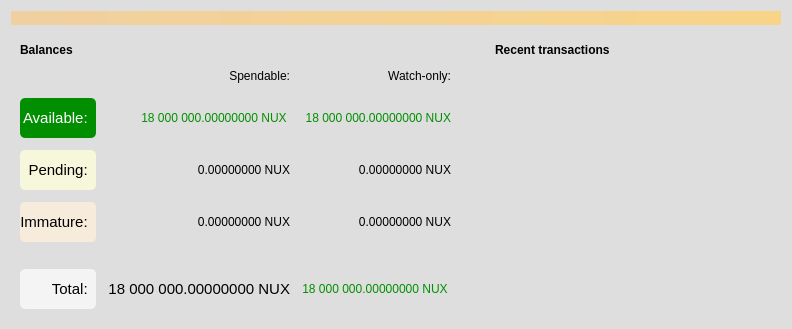
<?xml version="1.0" encoding="UTF-8"?>
<ui version="4.0">
 <class>OverviewPage</class>
 <widget class="QWidget" name="OverviewPage">
  <property name="geometry">
   <rect>
    <x>0</x>
    <y>0</y>
    <width>792</width>
    <height>318</height>
   </rect>
  </property>
  <property name="windowTitle">
   <string>Form</string>
  </property>
  <property name="autoFillBackground">
   <bool>false</bool>
  </property>
  <property name="styleSheet">
   <string notr="true">background-color: rgb(222, 222, 222);border-radius: 5px;</string>
  </property>
  <layout class="QVBoxLayout" name="topLayout">
   <item>
    <widget class="QLabel" name="labelAlerts">
     <property name="visible">
      <bool>false</bool>
     </property>
     <property name="styleSheet">
      <string notr="true">QLabel { background-color: qlineargradient(x1: 0, y1: 0, x2: 1, y2: 0, stop:0 #F0D0A0, stop:1 #F8D488); color:#000000;border-radius: 0px;}</string>
     </property>
     <property name="wordWrap">
      <bool>true</bool>
     </property>
     <property name="margin">
      <number>3</number>
     </property>
     <property name="textInteractionFlags">
      <set>Qt::TextSelectableByMouse</set>
     </property>
    </widget>
   </item>
   <item>
    <layout class="QHBoxLayout" name="horizontalLayout" stretch="1,1">
     <item>
      <layout class="QVBoxLayout" name="verticalLayout_2">
       <item>
        <widget class="QFrame" name="frame">
         <property name="frameShape">
          <enum>QFrame::StyledPanel</enum>
         </property>
         <property name="frameShadow">
          <enum>QFrame::Raised</enum>
         </property>
         <layout class="QVBoxLayout" name="verticalLayout_4">
          <item>
           <layout class="QHBoxLayout" name="horizontalLayout_4">
            <item>
             <widget class="QLabel" name="label_5">
              <property name="font">
               <font>
                <weight>75</weight>
                <bold>true</bold>
               </font>
              </property>
              <property name="text">
               <string>Balances</string>
              </property>
             </widget>
            </item>
            <item>
             <widget class="QPushButton" name="labelWalletStatus">
              <property name="enabled">
               <bool>true</bool>
              </property>
              <property name="maximumSize">
               <size>
                <width>30</width>
                <height>16777215</height>
               </size>
              </property>
              <property name="toolTip">
               <string>The displayed information may be out of date. Your wallet automatically synchronizes with the Nusacoin network after a connection is established, but this process has not completed yet.</string>
              </property>
              <property name="text">
               <string/>
              </property>
              <property name="icon">
               <iconset resource="../nusacoin.qrc">
                <normaloff>:/icons/warning</normaloff>
                <disabledoff>:/icons/warning</disabledoff>:/icons/warning</iconset>
              </property>
              <property name="iconSize">
               <size>
                <width>24</width>
                <height>24</height>
               </size>
              </property>
              <property name="flat">
               <bool>true</bool>
              </property>
             </widget>
            </item>
            <item>
             <spacer name="horizontalSpacer_3">
              <property name="orientation">
               <enum>Qt::Horizontal</enum>
              </property>
              <property name="sizeHint" stdset="0">
               <size>
                <width>40</width>
                <height>20</height>
               </size>
              </property>
             </spacer>
            </item>
           </layout>
          </item>
          <item>
           <layout class="QGridLayout" name="gridLayout">
            <property name="spacing">
             <number>12</number>
            </property>
            <item row="5" column="0">
             <widget class="QLabel" name="labelTotalText">
              <property name="styleSheet">
               <string notr="true">background-color: rgb(244, 244, 244);</string>
              </property>
              <property name="font">
               <font>
                <pointsize>11</pointsize>
                <weight>55</weight>
                <bold>true</bold>
               </font>
              </property>
              <property name="text">
               <string>Total:  </string>
              </property>
              <property name="alignment">
               <set>Qt::AlignRight|Qt::AlignTrailing|Qt::AlignVCenter</set>
              </property>
             </widget>
            </item>
            <item row="4" column="2">
             <widget class="Line" name="lineWatchBalance">
              <property name="sizePolicy">
               <sizepolicy hsizetype="Preferred" vsizetype="Fixed">
                <horstretch>0</horstretch>
                <verstretch>0</verstretch>
               </sizepolicy>
              </property>
              <property name="minimumSize">
               <size>
                <width>140</width>
                <height>0</height>
               </size>
              </property>
              <property name="orientation">
               <enum>Qt::Horizontal</enum>
              </property>
             </widget>
            </item>
            <item row="1" column="0">
             <widget class="QLabel" name="labelBalanceText">
              <property name="baseSize">
               <size>
                <width>0</width>
                <height>0</height>
               </size>
              </property>
              <property name="font">
               <font>
                <pointsize>11</pointsize>
                <weight>60</weight>
                <bold>true</bold>
               </font>
              </property>
              <property name="styleSheet">
               <string notr="true">background-color: rgb(1, 143, 1);color: rgb(255, 255, 255);</string>
              </property>
              <property name="text">
               <string>Available:  </string>
              </property>
              <property name="alignment">
               <set>Qt::AlignRight|Qt::AlignTrailing|Qt::AlignVCenter</set>
              </property>
             </widget>
            </item>
            <item row="2" column="1">
             <widget class="QLabel" name="labelUnconfirmed">
              <property name="cursor">
               <cursorShape>IBeamCursor</cursorShape>
              </property>
              <property name="toolTip">
               <string>Total of transactions that have yet to be confirmed, and do not yet count toward the spendable balance</string>
              </property>
              <property name="text">
               <string notr="true">0.00000000 NUX</string>
              </property>
              <property name="alignment">
               <set>Qt::AlignRight|Qt::AlignTrailing|Qt::AlignVCenter</set>
              </property>
              <property name="textInteractionFlags">
               <set>Qt::LinksAccessibleByMouse|Qt::TextSelectableByKeyboard|Qt::TextSelectableByMouse</set>
              </property>
              <property name="styleSheet">
               <string notr="true">selection-background-color: rgb(1, 143, 1); selection-color:white;</string>
              </property>
             </widget>
            </item>
            <item row="1" column="3">
             <spacer name="verticalSpacer_3">
              <property name="orientation">
               <enum>Qt::Vertical</enum>
              </property>
              <property name="sizeType">
               <enum>QSizePolicy::Fixed</enum>
              </property>
              <property name="sizeHint" stdset="0">
               <size>
                <width>20</width>
                <height>40</height>
               </size>
              </property>
             </spacer>
            </item>
            <item row="0" column="0">
             <spacer name="horizontalSpacer_4">
              <property name="orientation">
               <enum>Qt::Horizontal</enum>
              </property>
              <property name="sizeHint" stdset="0">
               <size>
                <width>50</width>
                <height>20</height>
               </size>
              </property>
             </spacer>
            </item>
            <item row="4" column="0" colspan="2">
             <widget class="Line" name="line">
              <property name="orientation">
               <enum>Qt::Horizontal</enum>
              </property>
             </widget>
            </item>
            <item row="2" column="0">
             <widget class="QLabel" name="labelPendingText">
              <property name="styleSheet">
               <string notr="true">background-color: rgb(247, 247, 220);</string>
              </property>
              <property name="text">
               <string>Pending:  </string>
              </property>
              <property name="font">
               <font>
                <pointsize>11</pointsize>
                <weight>45</weight>
                <bold>true</bold>
               </font>
              </property>
              <property name="alignment">
               <set>Qt::AlignRight|Qt::AlignTrailing|Qt::AlignVCenter</set>
              </property>
             </widget>
            </item>
            <item row="3" column="0">
             <widget class="QLabel" name="labelImmatureText">
              <property name="styleSheet">
               <string notr="true">background-color: rgb(247, 236, 220);</string>
              </property>
              <property name="font">
               <font>
                <pointsize>11</pointsize>
                <weight>45</weight>
                <bold>true</bold>
               </font>
              </property>
              <property name="text">
               <string>Immature:  </string>
              </property>
              <property name="alignment">
               <set>Qt::AlignRight|Qt::AlignTrailing|Qt::AlignVCenter</set>
              </property>
             </widget>
            </item>
            <item row="5" column="1">
             <widget class="QLabel" name="labelTotal">
              <property name="cursor">
               <cursorShape>IBeamCursor</cursorShape>
              </property>
              <property name="font">
               <font>
                <pointsize>11</pointsize>
                <weight>55</weight>
                <bold>true</bold>
               </font>
              </property>
              <property name="styleSheet">
              <string notr="true">selection-background-color: rgb(1, 143, 1); selection-color:white;border-radius: 0px;</string>
              </property>
              <property name="toolTip">
               <string>Your current total balance</string>
              </property>
              <property name="text">
               <string notr="true">18 000 000.00000000 NUX</string>
              </property>
              <property name="alignment">
               <set>Qt::AlignRight|Qt::AlignTrailing|Qt::AlignVCenter</set>
              </property>
              <property name="textInteractionFlags">
               <set>Qt::LinksAccessibleByMouse|Qt::TextSelectableByKeyboard|Qt::TextSelectableByMouse</set>
              </property>
             </widget>
            </item>
            <item row="0" column="3">
             <spacer name="horizontalSpacer_2">
              <property name="orientation">
               <enum>Qt::Horizontal</enum>
              </property>
              <property name="sizeHint" stdset="0">
               <size>
                <width>40</width>
                <height>20</height>
               </size>
              </property>
             </spacer>
            </item>
            <item row="2" column="2">
             <widget class="QLabel" name="labelWatchPending">
              <property name="cursor">
               <cursorShape>IBeamCursor</cursorShape>
              </property>
              <property name="toolTip">
               <string>Unconfirmed transactions to watch-only addresses</string>
              </property>
              <property name="text">
               <string notr="true">0.00000000 NUX</string>
              </property>
              <property name="alignment">
               <set>Qt::AlignRight|Qt::AlignTrailing|Qt::AlignVCenter</set>
              </property>
              <property name="styleSheet">
               <string notr="true">selection-background-color: rgb(1, 143, 1); selection-color:white;</string>
              </property>
              <property name="textInteractionFlags">
               <set>Qt::LinksAccessibleByMouse|Qt::TextSelectableByKeyboard|Qt::TextSelectableByMouse</set>
              </property>
             </widget>
            </item>
            <item row="0" column="1">
             <widget class="QLabel" name="labelSpendable">
              <property name="text">
               <string>Spendable:</string>
              </property>
              <property name="alignment">
               <set>Qt::AlignRight|Qt::AlignTrailing|Qt::AlignVCenter</set>
              </property>
             </widget>
            </item>
            <item row="1" column="2">
             <widget class="QLabel" name="labelWatchAvailable">
              <property name="cursor">
               <cursorShape>IBeamCursor</cursorShape>
              </property>
              <property name="toolTip">
               <string>Your current balance in watch-only addresses</string>
              </property>
              <property name="styleSheet">
               <string notr="true">color: rgb(1, 143, 1);</string>
              </property>
              <property name="text">
               <string notr="true">18 000 000.00000000 NUX</string>
              </property>
              <property name="alignment">
               <set>Qt::AlignRight|Qt::AlignTrailing|Qt::AlignVCenter</set>
              </property>
              <property name="textInteractionFlags">
               <set>Qt::LinksAccessibleByMouse|Qt::TextSelectableByKeyboard|Qt::TextSelectableByMouse</set>
              </property>
             </widget>
            </item>
            <item row="3" column="2">
             <widget class="QLabel" name="labelWatchImmature">
              <property name="cursor">
               <cursorShape>IBeamCursor</cursorShape>
              </property>
              <property name="toolTip">
               <string>Mined balance in watch-only addresses that has not yet matured</string>
              </property>
              <property name="text">
               <string notr="true">0.00000000 NUX</string>
              </property>
              <property name="alignment">
               <set>Qt::AlignRight|Qt::AlignTrailing|Qt::AlignVCenter</set>
              </property>
              <property name="styleSheet">
               <string notr="true">selection-background-color: rgb(1, 143, 1); selection-color:white;border-radius: 0px;</string>
              </property>
              <property name="textInteractionFlags">
               <set>Qt::LinksAccessibleByMouse|Qt::TextSelectableByKeyboard|Qt::TextSelectableByMouse</set>
              </property>
             </widget>
            </item>
            <item row="1" column="1">
             <widget class="QLabel" name="labelBalance">
              <property name="cursor">
               <cursorShape>IBeamCursor</cursorShape>
              </property>
              <property name="toolTip">
               <string>Your current spendable balance</string>
              </property>
              <property name="styleSheet">
               <string notr="true">color: rgb(1, 143, 1); selection-background-color: rgb(1, 143, 1); selection-color:white;border-radius: 0px;</string>
              </property>
              <property name="text">
               <string notr="true">18 000 000.00000000 NUX </string>
              </property>
              <property name="textFormat">
               <enum>Qt::PlainText</enum>
              </property>
              <property name="alignment">
               <set>Qt::AlignRight|Qt::AlignTrailing|Qt::AlignVCenter</set>
              </property>
              <property name="textInteractionFlags">
               <set>Qt::LinksAccessibleByMouse|Qt::TextSelectableByKeyboard|Qt::TextSelectableByMouse</set>
              </property>
             </widget>
            </item>
            <item row="3" column="1">
             <widget class="QLabel" name="labelImmature">
              <property name="cursor">
               <cursorShape>IBeamCursor</cursorShape>
              </property>
              <property name="toolTip">
               <string>Mined balance that has not yet matured</string>
              </property>
              <property name="text">
               <string notr="true">0.00000000 NUX</string>
              </property>
              <property name="alignment">
               <set>Qt::AlignRight|Qt::AlignTrailing|Qt::AlignVCenter</set>
              </property>
              <property name="textInteractionFlags">
               <set>Qt::LinksAccessibleByMouse|Qt::TextSelectableByKeyboard|Qt::TextSelectableByMouse</set>
              </property>
              <property name="styleSheet">
               <string notr="true">selection-background-color: rgb(1, 143, 1); selection-color:white;</string>
              </property>
             </widget>
            </item>
            <item row="0" column="2">
             <widget class="QLabel" name="labelWatchonly">
              <property name="text">
               <string>Watch-only:</string>
              </property>
              <property name="alignment">
               <set>Qt::AlignRight|Qt::AlignTrailing|Qt::AlignVCenter</set>
              </property>
             </widget>
            </item>
            <item row="5" column="2">
             <widget class="QLabel" name="labelWatchTotal">
              <property name="cursor">
               <cursorShape>IBeamCursor</cursorShape>
              </property>
              <property name="toolTip">
               <string>Current total balance in watch-only addresses</string>
              </property>
              <property name="styleSheet">
               <string notr="true">color: rgb(1, 143, 1); selection-background-color: rgb(1, 143, 1); selection-color:white;border-radius: 0px;</string>
              </property>
              <property name="text">
                <string notr="true">18 000 000.00000000 NUX </string>
              </property>
              <property name="alignment">
               <set>Qt::AlignRight|Qt::AlignTrailing|Qt::AlignVCenter</set>
              </property>
              <property name="textInteractionFlags">
               <set>Qt::LinksAccessibleByMouse|Qt::TextSelectableByKeyboard|Qt::TextSelectableByMouse</set>
              </property>
             </widget>
            </item>
            <item row="2" column="3">
             <spacer name="verticalSpacer_4">
              <property name="orientation">
               <enum>Qt::Vertical</enum>
              </property>
              <property name="sizeType">
               <enum>QSizePolicy::Fixed</enum>
              </property>
              <property name="sizeHint" stdset="0">
               <size>
                <width>20</width>
                <height>40</height>
               </size>
              </property>
             </spacer>
            </item>
            <item row="3" column="3">
             <spacer name="verticalSpacer_5">
              <property name="orientation">
               <enum>Qt::Vertical</enum>
              </property>
              <property name="sizeType">
               <enum>QSizePolicy::Fixed</enum>
              </property>
              <property name="sizeHint" stdset="0">
               <size>
                <width>20</width>
                <height>40</height>
               </size>
              </property>
             </spacer>
            </item>
            <item row="5" column="3">
             <spacer name="verticalSpacer_6">
              <property name="orientation">
               <enum>Qt::Vertical</enum>
              </property>
              <property name="sizeType">
               <enum>QSizePolicy::Fixed</enum>
              </property>
              <property name="sizeHint" stdset="0">
               <size>
                <width>20</width>
                <height>40</height>
               </size>
              </property>
             </spacer>
            </item>
           </layout>
          </item>
         </layout>
        </widget>
       </item>
       <item>
        <spacer name="verticalSpacer">
         <property name="orientation">
          <enum>Qt::Vertical</enum>
         </property>
         <property name="sizeHint" stdset="0">
          <size>
           <width>20</width>
           <height>40</height>
          </size>
         </property>
        </spacer>
       </item>
      </layout>
     </item>
     <item>
      <layout class="QVBoxLayout" name="verticalLayout_3">
       <item>
        <widget class="QFrame" name="frame_2">
         <property name="frameShape">
          <enum>QFrame::StyledPanel</enum>
         </property>
         <property name="frameShadow">
          <enum>QFrame::Raised</enum>
         </property>
         <layout class="QVBoxLayout" name="verticalLayout">
          <item>
           <layout class="QHBoxLayout" name="horizontalLayout_2">
            <item>
             <widget class="QLabel" name="label_4">
              <property name="font">
               <font>
                <weight>75</weight>
                <bold>true</bold>
               </font>
              </property>
              <property name="text">
               <string>Recent transactions</string>
              </property>
             </widget>
            </item>
            <item>
             <widget class="QPushButton" name="labelTransactionsStatus">
              <property name="enabled">
               <bool>true</bool>
              </property>
              <property name="maximumSize">
               <size>
                <width>30</width>
                <height>16777215</height>
               </size>
              </property>
              <property name="toolTip">
               <string>The displayed information may be out of date. Your wallet automatically synchronizes with the Nusacoin network after a connection is established, but this process has not completed yet.</string>
              </property>
              <property name="text">
               <string/>
              </property>
              <property name="icon">
               <iconset resource="../nusacoin.qrc">
                <normaloff>:/icons/warning</normaloff>
                <disabledoff>:/icons/warning</disabledoff>:/icons/warning</iconset>
              </property>
              <property name="iconSize">
               <size>
                <width>24</width>
                <height>24</height>
               </size>
              </property>
              <property name="flat">
               <bool>true</bool>
              </property>
             </widget>
            </item>
            <item>
             <spacer name="horizontalSpacer">
              <property name="orientation">
               <enum>Qt::Horizontal</enum>
              </property>
              <property name="sizeHint" stdset="0">
               <size>
                <width>40</width>
                <height>20</height>
               </size>
              </property>
             </spacer>
            </item>
           </layout>
          </item>
          <item>
           <widget class="QListView" name="listTransactions">
            <property name="styleSheet">
             <string notr="true">QListView { background: transparent; }</string>
            </property>
            <property name="frameShape">
             <enum>QFrame::NoFrame</enum>
            </property>
            <property name="verticalScrollBarPolicy">
             <enum>Qt::ScrollBarAlwaysOff</enum>
            </property>
            <property name="horizontalScrollBarPolicy">
             <enum>Qt::ScrollBarAlwaysOff</enum>
            </property>
            <property name="selectionMode">
             <enum>QAbstractItemView::NoSelection</enum>
            </property>
           </widget>
          </item>
         </layout>
        </widget>
       </item>
       <item>
        <spacer name="verticalSpacer_2">
         <property name="orientation">
          <enum>Qt::Vertical</enum>
         </property>
         <property name="sizeHint" stdset="0">
          <size>
           <width>20</width>
           <height>40</height>
          </size>
         </property>
        </spacer>
       </item>
      </layout>
     </item>
    </layout>
   </item>
  </layout>
 </widget>
 <resources>
  <include location="../nusacoin.qrc"/>
 </resources>
 <connections/>
</ui>
